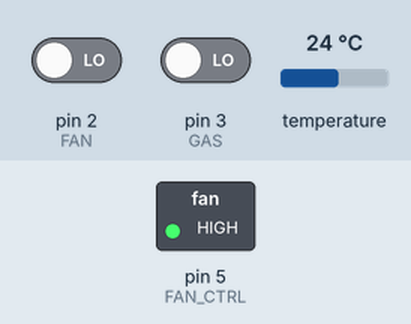
A sketch run on a simulated Arduino Uno, built with avr-gcc and run on an emulated ATmega328P. Shown: switched loads named in the sketch (green lamp = pin HIGH). The test bench sets the inputs (shaded band); at power-on: temperature 24 °C, pin 2 (FAN) LOW, pin 3 (GAS) LOW.

Above: at 1.8 s.
1.9 s: temperature set to 28.6 °C
3.4 s: temperature set to 29.9 °C
At 5.7 s:
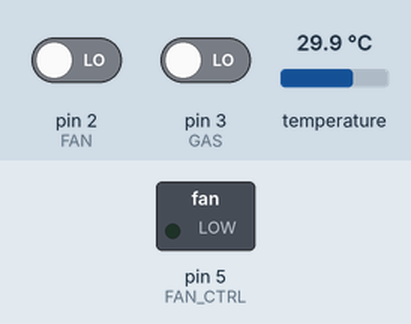
8.6 s: temperature set to 24.4 °C
10.8 s: temperature set to 23.6 °C
At 11.3 s:
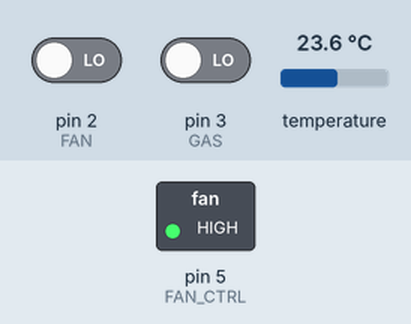
12.4 s: temperature set to 33 °C
At 14.2 s:
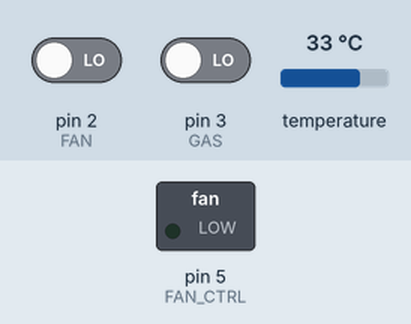
Timing chart, 0 to 15.7 s (numbered marks = the images above; inputs shaded):
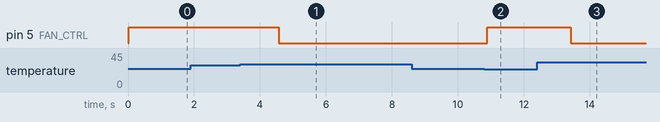

Measured:
- the behaviour switches between 29.4 and 29.5 °C on temperature (found by bisection; images 0 and 1)
- the behaviour switches between 24 and 23.9 °C on temperature (found by bisection; images 1 and 2)
- after the input at 1.9 s, every drawn part: stays the same
- after the input at 3.4 s, pin 5 (FAN_CTRL): HIGH → LOW after 1.2 s
- after the input at 8.6 s, every drawn part: stays the same
- after the input at 10.8 s, pin 5 (FAN_CTRL): LOW → HIGH after 0.09 s
- after the input at 12.4 s, pin 5 (FAN_CTRL): HIGH → LOW after 1.0 s

The sketch:

furnace_mon.ino
```cpp
#include <OneWire.h>
#include <DallasTemperature.h>

#define ONE_WIRE_BUS 9
OneWire oneWire(ONE_WIRE_BUS);
DallasTemperature sensors(&oneWire);

int supplyTemp;

#define aref_voltage 3.273

#define GAS 3
#define HEAT 0
#define FAN 2
#define COOL 1
#define FAN_CTRL 5

int garagePin = 1;
int delay_tm = 500;
int cooldown = 3769;
int delta = 711;
bool fanRunning = false;

bool gasOn = false;
bool heatOn = false;
bool fanOn = false;
bool coolOn = false;

int gasPulses = 0;
int heatPulses = 0;
int fanPulses = 0;
int coolPulses = 0;

String dv;

uint8_t supplyTempAddr[8] = { 0x28, 0xAE, 0x8A, 0xE3, 0x08, 0x00, 0x00, 0xC3 };
uint8_t returnTempAddr[8] = { 0x28, 0xB7, 0x7B, 0xE3, 0x08, 0x00, 0x00, 0x65 };

void setup(void)
{
  Serial.begin(9600);
  sensors.begin();  // Start up the library
  analogReference(EXTERNAL);
  pinMode(FAN_CTRL, OUTPUT);
  digitalWrite(FAN_CTRL, HIGH);

  pinMode(GAS, INPUT);
  pinMode(HEAT, INPUT);
  pinMode(FAN, INPUT);
  pinMode(COOL, INPUT);

  attachInterrupt(digitalPinToInterrupt(GAS), detectGAS, RISING);
  attachInterrupt(digitalPinToInterrupt(HEAT), detectHEAT, RISING);
  attachInterrupt(digitalPinToInterrupt(FAN), detectFAN, RISING);
  attachInterrupt(digitalPinToInterrupt(COOL), detectCOOL, RISING);
}

int systemOn()
{
  return gasOn or heatOn;
}

int readInts()
{
  int furn = 0;
  if (gasOn == true) {
    furn = furn + 8;
  }

  if (heatOn == true) {
    furn = furn + 4;
  }

  if (fanOn == true) {
    furn = furn + 2;
  }

  if (coolOn == true) {
    furn = furn + 1;
  }
  gasOn = fanOn = coolOn = heatOn = false;
  return furn;
}

int furnTemp(int pin)
{
  int  tempReading = analogRead(pin);
  tempReading = analogRead(pin);
  return (((tempReading - 31) * 57576) / 10000) - 400;
}

void loop(void)
{
  sensors.requestTemperatures();
  supplyTemp=sensors.getTemp(supplyTempAddr);
  if (( supplyTemp > cooldown ) and (systemOn() == false))  {
    digitalWrite(FAN_CTRL, LOW);
  }
  else if ((fanRunning == false) and (supplyTemp < (cooldown - delta))) {
    digitalWrite(FAN_CTRL, HIGH);
  }
  if (Serial.available()) {
    int mode, LF;
    mode = Serial.read();
    switch (mode) {
      case 'P':
        Serial.print(furnTemp(garagePin));
        Serial.print(",");
        Serial.print(supplyTemp);
        Serial.print(",");
        Serial.print(sensors.getTemp(returnTempAddr));
        Serial.print(",");
        Serial.print(readInts());
        Serial.print(',');
        Serial.print(gasPulses);
        Serial.print(',');
        Serial.print(heatPulses);
        Serial.print(',');
        Serial.print(fanPulses);
        Serial.print(',');
        Serial.print(coolPulses);
        gasPulses = heatPulses = coolPulses = fanPulses = 0;
        Serial.println();
        break;
      case'F':
        digitalWrite(FAN_CTRL, LOW);
        LF = Serial.read();
        fanRunning = true;
        break;
      case 'X':
        if (fanRunning == true) {
          digitalWrite(FAN_CTRL, HIGH);
          LF = Serial.read();
          fanRunning = false;
        }
        break;
      case'D':
        LF = Serial.read();
        dv = Serial.readStringUntil('\n');
        dv.trim();
        delay_tm = dv.toInt();
        break;
      case'C':
        LF = Serial.read();
        dv = Serial.readStringUntil('\n');
        dv.trim();
        cooldown = dv.toInt();
        break;
    }
  }
  delay(delay_tm);
}

void detectGAS()  {
  gasOn = true;
  gasPulses++;
}
void detectHEAT()  {
  heatOn = true;
  heatPulses++;
}
void detectCOOL()  {
  coolOn = true;
  coolPulses++;
}
void detectFAN()  {
  fanOn = true;
  fanPulses++;
}
```
